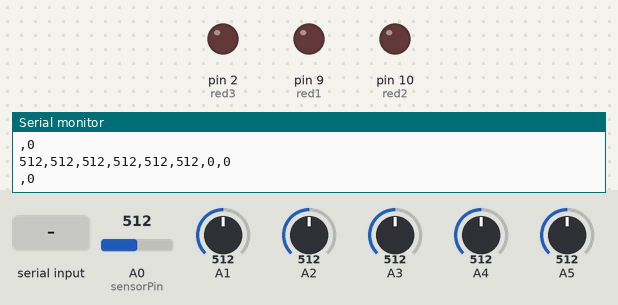
A sketch run on a simulated Arduino Uno, built with avr-gcc and run on an emulated ATmega328P. On the bench: output pins drawn as LEDs (lit = HIGH), the last lines printed to the serial monitor. The inputs (shaded band) are chosen by the test bench; at power-on: A0 (sensorPin) = 512, A1 = 512, A2 = 512, A3 = 512, A4 = 512, A5 = 512.

Above: at 1.2 s.
1.3 s: "low\n" received over Serial
At 1.9 s:
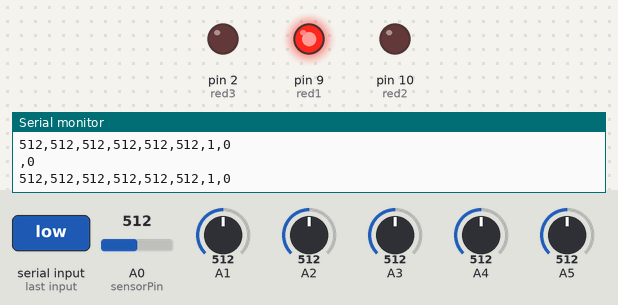
2.8 s: "medium\n" received over Serial
At 3.7 s:
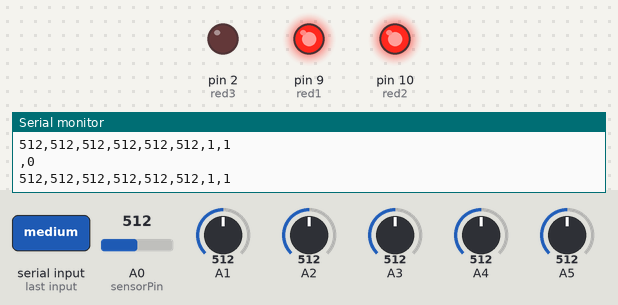
4.3 s: "high\n" received over Serial
At 5.4 s:
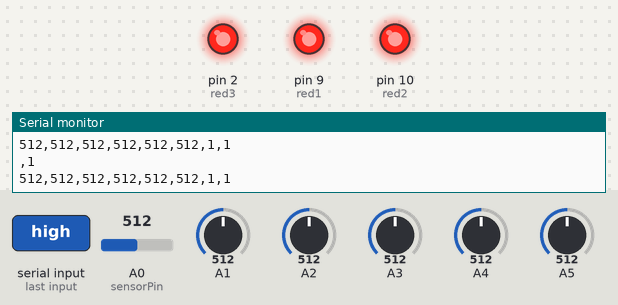
5.8 s: A0 (sensorPin) set to 108
7.3 s: A0 (sensorPin) set to 88
8.8 s: A1 set to 110
11.8 s: A1 set to 93
Timing chart, 0 to 14.3 s (numbered marks = the images above; inputs shaded):
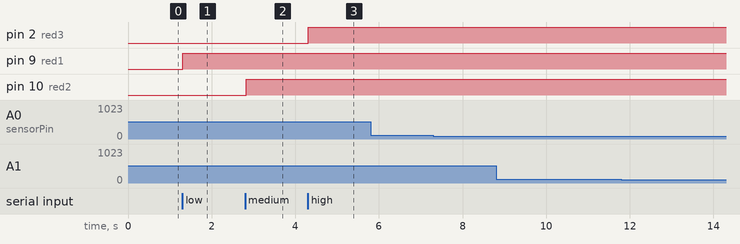

The sketch:

potPi.ino
```cpp
int sensorValue[5];
int sensorPin = 0;    // select the input pin for the sensor
int red1 = 9;     // select the pin for the LED
int red2 = 10; //added white LED to the sketch
int red3 = 2; //added yellow LED to the sketch
int buttonVal = 0;  // value of button press

void setup() {
  Serial.begin(9600);
  pinMode(sensorPin, INPUT);
  pinMode(red1, OUTPUT);
  pinMode(red2, OUTPUT);
  pinMode(red3, OUTPUT);
}

//test bed for arduino pi code

void loop() {

//reading input from pins
int digValue9= digitalRead(9); //reading red1
int digValue10= digitalRead(10); //reading red2
int digValue2= digitalRead(2); //reading red3

 for (int i=0;i<5;i++){
  sensorValue[i] = analogRead(i);
  Serial.print(sensorValue[i]);
  Serial.print(",");
  }
  sensorValue[5] = analogRead(5);
  Serial.print (sensorValue[5]);
  Serial.print(",");
  Serial.print(digValue9);
  Serial.print(",");
  Serial.println(digValue10);
  Serial.print(",");
  Serial.println(digValue2);

// read the value from the sensor:
buttonVal = analogRead(sensorPin);

//master if statement, containing red1, red2, red3 ifs
if (Serial.available() > 0 ) {
//char incoming = Serial.read();


  String incoming = Serial.readStringUntil('\n');
  Serial.println(incoming);
  if (incoming=="low") {
      digitalWrite(red1, HIGH);
      digitalWrite(red2, LOW);
      digitalWrite(red3, LOW);
  }

    if (incoming=="medium") {
      digitalWrite(red1, HIGH);
      digitalWrite(red2, HIGH);
      digitalWrite(red3, LOW);
  }

    if (incoming=="high") {
      digitalWrite(red1, HIGH);
      digitalWrite(red2, HIGH);
      digitalWrite(red3, HIGH);
  }

  if (incoming=="off") {
      digitalWrite(red1, LOW);
      digitalWrite(red2, LOW);
      digitalWrite(red3, LOW);

  }

}
}
```

Measured:
- after the input at 1.3 s, pin 9 (red1): LOW → HIGH at once
- after the input at 2.8 s, pin 10 (red2): LOW → HIGH at once
- after the input at 4.3 s, pin 2 (red3): LOW → HIGH at once
